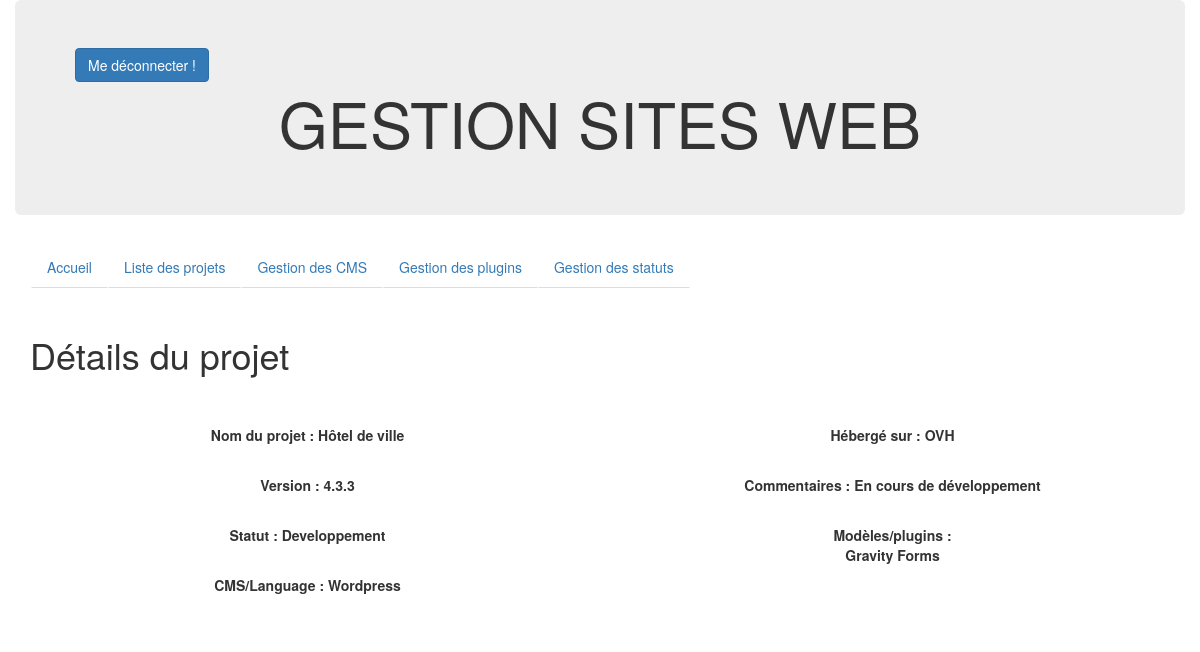
Page /detail_projects.php?id=122 on the committed database.
### tables this page shows
CREATE TABLE IF NOT EXISTS `projects` (
`id` int(11) NOT NULL,
  `project_name` varchar(225) NOT NULL,
  `id_cms` int(11) NOT NULL,
  `version` varchar(225) NOT NULL,
  `hebergeur` varchar(255) NOT NULL,
  `id_statut` int(11) NOT NULL,
  `comments` varchar(225) NOT NULL
);

CREATE TABLE IF NOT EXISTS `statuts` (
`id` int(11) NOT NULL,
  `nom` varchar(225) NOT NULL
);

CREATE TABLE IF NOT EXISTS `cms_languages` (
`id` int(11) NOT NULL,
  `nom` varchar(225) NOT NULL
);

CREATE TABLE IF NOT EXISTS `projects_plugins` (
`id` int(11) NOT NULL,
  `id_projects` int(11) NOT NULL,
  `id_plugins` int(11) NOT NULL
);

CREATE TABLE IF NOT EXISTS `plugins` (
`id` int(11) NOT NULL,
  `nom` varchar(225) NOT NULL,
  `id_cms_language` int(11) NOT NULL
);

### detail_projects.php (the view, shortened to what this page needs)
<!DOCTYPE html>
<html>
<head>
      <?php require_once("header_meta.php"); ?>
</head>
  <body>
      <?php require_once("head.php");
	  require_once("./config/connexionBdd.php");
	  $idProject = $_GET['id'];
	  $requete = $bdd->prepare('SELECT p.id,p.project_name,p.id_cms,p.version,p.hebergeur,p.id_statut,p.comments,cms_languages.nom  nom_cms, statuts.nom  nom_statut
						FROM projects p
						INNER JOIN cms_languages
						ON p.id_cms = cms_languages.id
						INNER JOIN statuts
						ON p.id_statut = statuts.id
						WHERE p.id = :id');
$requete->bindParam(':id', $idProject);
$requete->execute();
$donnees = $requete->fetch(PDO::FETCH_ASSOC);
$req_plugins = $bdd->query('SELECT *
FROM projects_plugins
INNER JOIN plugins
WHERE id_projects = '.$idProject.' AND projects_plugins.id_plugins = plugins.id');
?>
	    <div class="container">
			<div class="row">
				<div class="col-sm-12">
					<h1>Détails du projet</h1><br/><br/>
						<div class="row">
							<div class="col-sm-6">
								 <p>Nom du projet :
							  <?php echo '<tr><td>', $donnees['project_name'], '</td></tr>' ?>
								  </p><br/>
								 <p>Version :
								 <?php echo '<tr><td>', $donnees['version'], '</td></tr>' ?>
								  </p><br/>
								 <p>Statut :
								 <?php echo '<tr><td>', $donnees['nom_statut'], '</td></tr>' ?>
								  </p><br/>
								 <p>CMS/Language :
								 <?php echo '<tr><td>', $donnees['nom_cms'], '</td></tr>' ?>
								  </p><br/>
								 </div>
									<div class="col-sm-6">
								 <p>Hébergé sur :
								 <?php echo '<tr><td>', $donnees['hebergeur'], '</td></tr>' ?>
								  </p><br/>
								  <p>Commentaires :
								 <?php echo '<tr><td>', $donnees['comments'], '</td></tr>' ?>
								  </p><br/>
								 <p>Modèles/plugins :<br />
									<?php
									while($plugins = $req_plugins->fetch())
									{
										echo $plugins['nom']."<br />";
									}
									?>
								  </p><br/>
					</div>
				</div>
			</div>
		</div>
	</div>
  </body>
</html>

### assets/css/site.css (style rules this page uses)
p { text-align: center; font-weight: bold; }

### rows in the picture
projects: project_name "Hôtel de ville", version "4.3.3", id_statut.nom "Developpement", id_cms.nom "Wordpress", hebergeur "OVH", comments "En cours de développement"
projects_plugins: id_plugins.nom "Gravity Forms"
